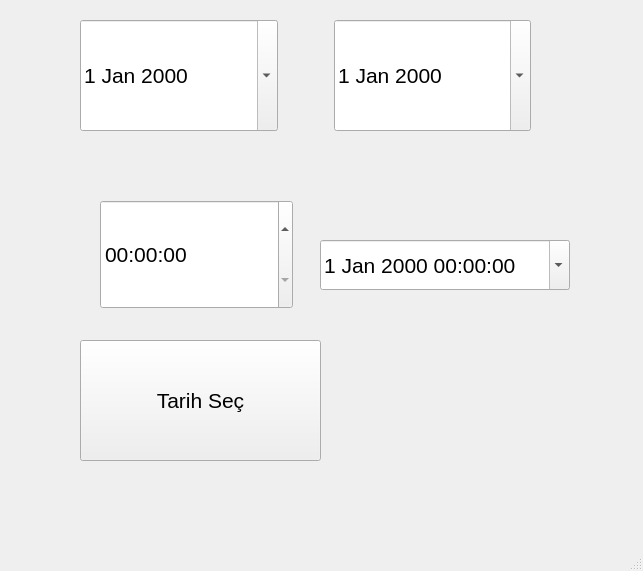
<?xml version="1.0" encoding="UTF-8"?>
<ui version="4.0">
 <class>MainWindow</class>
 <widget class="QMainWindow" name="MainWindow">
  <property name="geometry">
   <rect>
    <x>0</x>
    <y>0</y>
    <width>643</width>
    <height>571</height>
   </rect>
  </property>
  <property name="windowTitle">
   <string>MainWindow</string>
  </property>
  <widget class="QWidget" name="centralwidget">
   <widget class="QTimeEdit" name="t_edit">
    <property name="geometry">
     <rect>
      <x>100</x>
      <y>200</y>
      <width>193</width>
      <height>109</height>
     </rect>
    </property>
    <property name="sizePolicy">
     <sizepolicy hsizetype="Minimum" vsizetype="Expanding">
      <horstretch>0</horstretch>
      <verstretch>0</verstretch>
     </sizepolicy>
    </property>
    <property name="font">
     <font>
      <pointsize>16</pointsize>
     </font>
    </property>
    <property name="calendarPopup">
     <bool>true</bool>
    </property>
   </widget>
   <widget class="QDateTimeEdit" name="dt_edit">
    <property name="geometry">
     <rect>
      <x>320</x>
      <y>240</y>
      <width>250</width>
      <height>50</height>
     </rect>
    </property>
    <property name="font">
     <font>
      <pointsize>16</pointsize>
     </font>
    </property>
    <property name="maximumDate">
     <date>
      <year>2100</year>
      <month>12</month>
      <day>31</day>
     </date>
    </property>
    <property name="minimumDate">
     <date>
      <year>1920</year>
      <month>9</month>
      <day>14</day>
     </date>
    </property>
    <property name="calendarPopup">
     <bool>true</bool>
    </property>
   </widget>
   <widget class="QPushButton" name="btn_tarih">
    <property name="geometry">
     <rect>
      <x>80</x>
      <y>340</y>
      <width>241</width>
      <height>121</height>
     </rect>
    </property>
    <property name="font">
     <font>
      <pointsize>16</pointsize>
     </font>
    </property>
    <property name="text">
     <string>Tarih Seç</string>
    </property>
   </widget>
   <widget class="QWidget" name="">
    <property name="geometry">
     <rect>
      <x>80</x>
      <y>20</y>
      <width>451</width>
      <height>111</height>
     </rect>
    </property>
    <layout class="QHBoxLayout" name="horizontalLayout">
     <item>
      <widget class="QDateEdit" name="d_edit_start">
       <property name="sizePolicy">
        <sizepolicy hsizetype="Minimum" vsizetype="Expanding">
         <horstretch>0</horstretch>
         <verstretch>0</verstretch>
        </sizepolicy>
       </property>
       <property name="font">
        <font>
         <pointsize>16</pointsize>
        </font>
       </property>
       <property name="calendarPopup">
        <bool>true</bool>
       </property>
      </widget>
     </item>
     <item>
      <spacer name="horizontalSpacer">
       <property name="orientation">
        <enum>Qt::Horizontal</enum>
       </property>
       <property name="sizeType">
        <enum>QSizePolicy::Fixed</enum>
       </property>
       <property name="sizeHint" stdset="0">
        <size>
         <width>50</width>
         <height>20</height>
        </size>
       </property>
      </spacer>
     </item>
     <item>
      <widget class="QDateEdit" name="d_edit_end">
       <property name="sizePolicy">
        <sizepolicy hsizetype="Minimum" vsizetype="Expanding">
         <horstretch>0</horstretch>
         <verstretch>0</verstretch>
        </sizepolicy>
       </property>
       <property name="font">
        <font>
         <pointsize>16</pointsize>
        </font>
       </property>
       <property name="calendarPopup">
        <bool>true</bool>
       </property>
      </widget>
     </item>
    </layout>
   </widget>
  </widget>
  <widget class="QMenuBar" name="menubar">
   <property name="geometry">
    <rect>
     <x>0</x>
     <y>0</y>
     <width>643</width>
     <height>26</height>
    </rect>
   </property>
  </widget>
  <widget class="QStatusBar" name="statusbar"/>
 </widget>
 <resources/>
 <connections/>
</ui>
